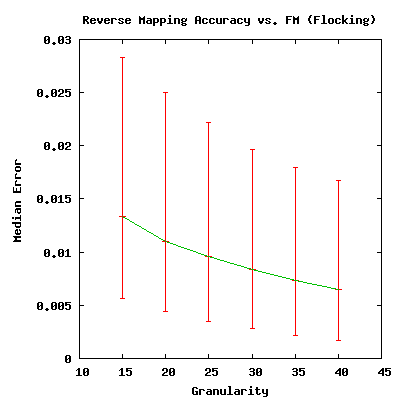

Write gnuplot code to recreate this figure.

set terminal png nocrop enhanced size 400, 400
set output "plot.png"
set xlabel "Granularity"
set ylabel "Median Error"
set nokey
set title "Reverse Mapping Accuracy vs. FM (Flocking)"

set xrange [10:45]
plot "rm_times" with errorbars, "rm_times" with lines 
